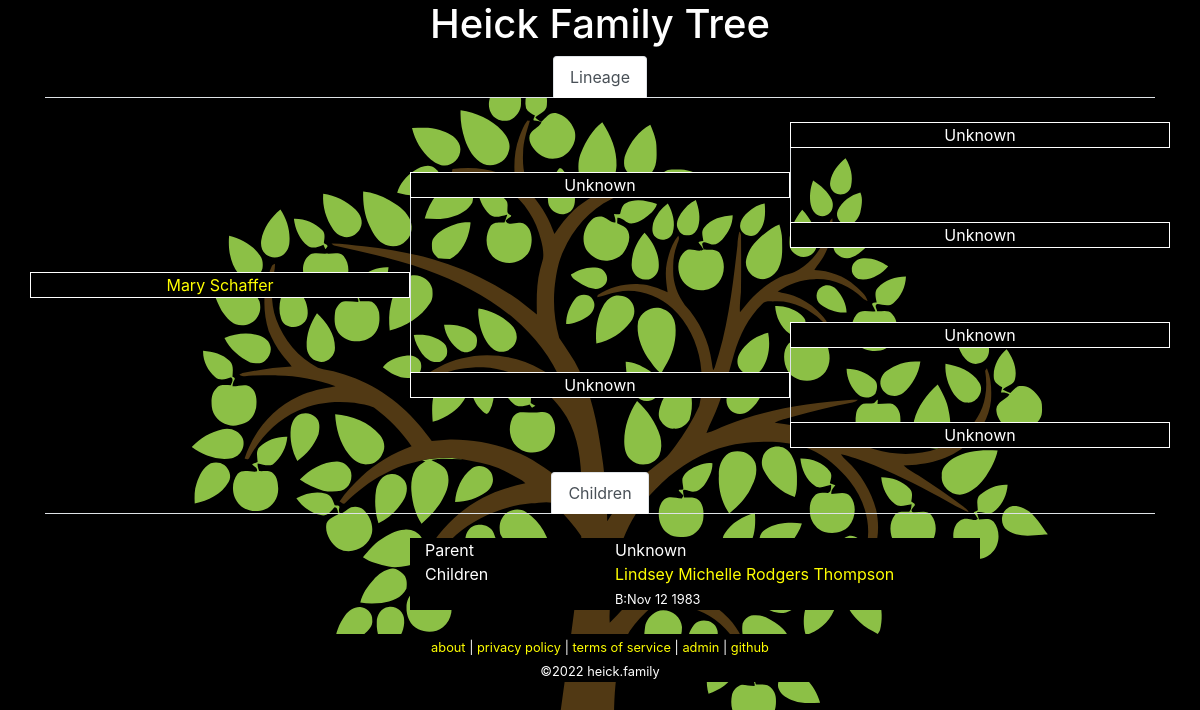
The app's page /tree.php?id=47 with its own data.
### tables this page shows
CREATE TABLE `family` (
  `id` int(10) unsigned NOT NULL AUTO_INCREMENT COMMENT 'primary key',
  `name` char(200) NOT NULL,
  `parent-bio-x` int(10) unsigned NOT NULL DEFAULT 0 COMMENT 'mother xx',
  `parent-bio-y` int(10) unsigned NOT NULL DEFAULT 0 COMMENT 'father xy',
  `parent-adopt-x` int(10) unsigned NOT NULL DEFAULT 0,
  `parent-adopt-y` int(10) unsigned NOT NULL DEFAULT 0,
  `partner` int(10) unsigned NOT NULL DEFAULT 0,
  `dob` char(10) NOT NULL DEFAULT '0000-00-00' COMMENT 'date of birth ymd',
  `dod` char(10) NOT NULL DEFAULT '0000-00-00' COMMENT 'date of death ymd',
  `lastupdated` datetime NOT NULL DEFAULT current_timestamp() ON UPDATE current_timestamp(),
  PRIMARY KEY (`id`)
);

### lib/Family.php (called while the page is built, shortened)
<?php
class Family
{
	private static $link = null;
	public static function getPerson($id = 0)
	{
		if ($id == 0)
		{
			return [];
		}
		$query = 'SELECT * FROM `family` WHERE `id`=' . self::_escape($id) . ' LIMIT 1';
		$result = self::_query($query);
		while ($row = mysqli_fetch_assoc($result)) {
			return $row;
		}
		return [];
	}
	public static function getParents($id = 0)
	{
		$person = self::getPerson($id);
		$parent_bio_x = isset($person['parent-bio-x']) ? $person['parent-bio-x'] : 0;
		$parent_bio_y = isset($person['parent-bio-y']) ? $person['parent-bio-y'] : 0;
		$parent_adopt_a = isset($person['parent-adopt-x']) ? $person['parent-adopt-x'] : 0;
		$parent_adopt_b = isset($person['parent-adopt-y']) ? $person['parent-adopt-y'] : 0;
		$data = [
			'bio-x' => self::getPerson($parent_bio_x),
			'bio-y' => self::getPerson($parent_bio_y),
			'adopt-x' => self::getPerson($parent_adopt_a),
			'adopt-y' => self::getPerson($parent_adopt_b),
		];
		return $data;
	}
	public static function getPartner($id = 0)
	{
		$person = self::getPerson($id);
		$partner = isset($person['partner']) ? $person['partner'] : 0;
		if ($partner == 0)
		{
			return [];
		}
		return self::getPerson($partner);
	}
	public static function getChildren($id = 0)
	{
		$data = [];
		$query = 'SELECT * FROM `family` WHERE (`parent-bio-x`=' . self::_escape($id) . ' OR `parent-bio-y`=' . self::_escape($id) . ')';
		$result = self::_query($query);
		while ($row = mysqli_fetch_assoc($result))
		{
			$child = $row['id'];
			if ($row['parent-bio-x'] == $id)
			{
				$partner = $row['parent-bio-y'];
			}
			else
			{
				$partner = $row['parent-bio-x'];
			}
			if (!isset($data[$partner]))
			{
				$data[$partner] = [];
			}
			$data[$partner][] = $child;
		}
		return $data;
	}
	public static function getLineage($id = 0)
	{
		$lineage = [
			'partner' => ['id' => 0, 'name' => 'unknown' ],
			'parent-bio-x' => ['id' => 0, 'name' => 'unknown' ],
			'parent-bio-y' => ['id' => 0, 'name' => 'unknown' ],
			'parent-adopt-x' => ['id' => 0, 'name' => 'unknown' ],
			'parent-adopt-y' => ['id' => 0, 'name' => 'unknown' ],
			'parent-x-parent-bio-x' => ['id' => 0, 'name' => 'unknown' ],
			'parent-x-parent-bio-y' => ['id' => 0, 'name' => 'unknown' ],
			'parent-y-parent-bio-x' => ['id' => 0, 'name' => 'unknown' ],
			'parent-y-parent-bio-y' => ['id' => 0, 'name' => 'unknown' ],
		];
		$partner = self::getPartner($id);
		$lineage['partner']['id'] = isset($partner['id']) ? $partner['id'] : 0;
		$lineage['partner']['name'] = self::formatName(self::getPerson($lineage['partner']['id']));
		$parents = self::getParents($id);
		$lineage['parent-bio-x']['id'] = isset($parents['bio-x']['id']) ? $parents['bio-x']['id'] : 0;
		$lineage['parent-bio-x']['name'] = self::formatName(self::getPerson($lineage['parent-bio-x']['id']));
		$lineage['parent-bio-y']['id'] = isset($parents['bio-y']['id']) ? $parents['bio-y']['id'] : 0;
		$lineage['parent-bio-y']['name'] = self::formatName(self::getPerson($lineage['parent-bio-y']['id']));
		$lineage['parent-adopt-x']['id'] = isset($parents['adopt-x']['id']) ? $parents['adopt-x']['id'] : 0;
		$lineage['parent-adopt-x']['name'] = self::formatName(self::getPerson($lineage['parent-adopt-x']['id']));
		$lineage['parent-adopt-y']['id'] = isset($parents['adopt-y']['id']) ? $parents['adopt-y']['id'] : 0;
		$lineage['parent-adopt-y']['name'] = self::formatName(self::getPerson($lineage['parent-adopt-y']['id']));
		$parents = self::getParents($lineage['parent-bio-x']['id']);
		$lineage['parent-x-parent-bio-x']['id'] = isset($parents['bio-x']['id']) ? $parents['bio-x']['id'] : 0;
		$lineage['parent-x-parent-bio-x']['name'] = self::formatName(self::getPerson($lineage['parent-x-parent-bio-x']['id']));
		$lineage['parent-x-parent-bio-y']['id'] = isset($parents['bio-y']['id']) ? $parents['bio-y']['id'] : 0;
		$lineage['parent-x-parent-bio-y']['name'] = self::formatName(self::getPerson($lineage['parent-x-parent-bio-y']['id']));
		$parents = self::getParents($lineage['parent-bio-y']['id']);
		$lineage['parent-y-parent-bio-x']['id'] = isset($parents['bio-x']['id']) ? $parents['bio-x']['id'] : 0;
		$lineage['parent-y-parent-bio-x']['name'] = self::formatName(self::getPerson($lineage['parent-y-parent-bio-x']['id']));
		$lineage['parent-y-parent-bio-y']['id'] = isset($parents['bio-y']['id']) ? $parents['bio-y']['id'] : 0;
		$lineage['parent-y-parent-bio-y']['name'] = self::formatName(self::getPerson($lineage['parent-y-parent-bio-y']['id']));
		return $lineage;
	}
	public static function formatName($id = [])
	{
		if (isset($id['name']))
		{
			return $id['name'];
		}
		return 'Unknown';
	}
	protected static function _query($query = null)
	{
		$result = mysqli_query(self::$link, $query);
		return $result;
	}
	protected static function _escape($string = "")
	{
		return mysqli_real_escape_string(self::$link, $string);
	}
	protected static function _connect()
	{
		if (!is_null(self::$link))
		{
			return;
		}
		$config = json_decode(file_get_contents('../conf/configuration.json'), true);
		$db = $config['database'];
		self::$link = mysqli_connect($db['hostname'], $db['username'], $db['password'], $db['database']);
		return;
	}
}

### www/tree.php (the view, shortened to what this page needs)
<?php
require_once('../lib/Family.php');
$id = isset($_GET['id']) ? intval($_GET['id']) : null;
$me = Family::getPerson($id);
$lineage = Family::getLineage($me['id']);
$lineage['me'] = [
	'id' => $me['id'],
	'name' => Family::formatName($me),
];
function showMember($fam, $extra = '')
{
	if ($fam['id'] == 0)
	{
		echo $fam['name'];
	}
	else
	{
		echo '<a href="?id=' . $fam['id'] . '">' . $fam['name'] . '</a>';
		$data = Family::getPerson($fam['id']);
		$subtext = '';
		if ($data['dob'] != '0000-00-00')
		{
			$subtext .= 'B:' . date("M j Y", strtotime($data['dob']));
		}
		if (strlen($subtext) > 0)
		{
			echo '<br />';
			echo '<span class="small">' . $subtext . '</span>';
		}
	}
}
?><!DOCTYPE html>
<html lang="en">
	<head>
		<link rel="stylesheet" href="https://cdn.jsdelivr.net/npm/bootstrap@4.6.0/dist/css/bootstrap.min.css">
		<link rel="stylesheet" href="/media/theme.css">
		<link rel="stylesheet" href="/media/tree.css">
	</head>
	<body>
		<div class="container">
<?php require_once("header.php"); ?>
			<div class="row">
				<div class="col">
					<ul class="nav nav-tabs justify-content-center">
						<li class="nav-item">
							<a class="nav-link active" id='tab-lineage' href="#">Lineage</a>
						</li>
					</ul>
				</div>
			</div>
			<div class="row">
				<div class="col-4">&nbsp;</div>
				<div class="col-4">&nbsp;</div>
				<div class="col-4">&nbsp;</div>
			</div>
			<div class="row">
				<div class="col-4">&nbsp;</div>
				<div class="col-4">&nbsp;</div>
				<div title="grandparent" class="col-4 text-center border-full background-black"><?php showMember($lineage['parent-y-parent-bio-y']); ?></div>
			</div>
			<div class="row">
				<div class="col-4">&nbsp;</div>
				<div class="col-4">&nbsp;</div>
				<div class="col-4 border-left">&nbsp;</div>
			</div>
			<div class="row">
				<div class="col-4">&nbsp;</div>
				<div title="parent" class="col-4 text-center border-full background-black"><?php
if ((($lineage['parent-bio-y']['id'] != 0) && ($lineage['parent-adopt-y']['id'] != 0)) || ($lineage['parent-adopt-y']['id'] != 0))
	if ($lineage['parent-bio-y']['id'] == 0)
	{
		showMember($lineage['parent-adopt-y'], '(adopted)');
	}
	else
	{
		showMember($lineage['parent-bio-y'], '(bio)');
		echo '<br />';
		showMember($lineage['parent-adopt-y'], '(adopted)');
	}
else {
	showMember($lineage['parent-bio-y']);
}
?></div>
				<div class="col-4 border-left">&nbsp;</div>
			</div>
			<div class="row">
				<div class="col-4">&nbsp;</div>
				<div class="col-4 border-left">&nbsp;</div>
				<div class="col-4 border-left">&nbsp;</div>
			</div>
			<div class="row">
				<div class="col-4">&nbsp;</div>
				<div class="col-4 border-left">&nbsp;</div>
				<div title="grandparent" class="col-4 text-center border-full background-black"><?php showMember($lineage['parent-y-parent-bio-x']); ?></div>
			</div>
			<div class="row">
				<div class="col-4">&nbsp;</div>
				<div class="col-4 border-left">&nbsp;</div>
				<div class="col-4">&nbsp;</div>
			</div>
			<div class="row">
				<div title="self" class="col-4 text-center border-full background-black"><?php showMember($lineage['me']); ?></div>
				<div class="col-4 border-left">&nbsp;</div>
				<div class="col-4">&nbsp;</div>
			</div>
			<div class="row">
				<div class="col-4">&nbsp;</div>
				<div class="col-4 border-left">&nbsp;</div>
				<div class="col-4">&nbsp;</div>
			</div>
			<div class="row">
				<div class="col-4">&nbsp;</div>
				<div class="col-4 border-left">&nbsp;</div>
				<div title="grandparent" class="col-4 text-center border-full background-black"><?php showMember($lineage['parent-x-parent-bio-y']); ?></div>
			</div>
			<div class="row">
				<div class="col-4">&nbsp;</div>
				<div class="col-4 border-left">&nbsp;</div>
				<div class="col-4 border-left">&nbsp;</div>
			</div>
			<div class="row">
				<div class="col-4">&nbsp;</div>
				<div title="parent" class="col-4 text-center border-full background-black"><?php
if ((($lineage['parent-bio-x']['id'] != 0) && ($lineage['parent-adopt-x']['id'] != 0)) || ($lineage['parent-adopt-x']['id'] != 0))
	if ($lineage['parent-bio-x']['id'] == 0)
	{
		showMember($lineage['parent-adopt-x'], '(adopted)');
	}
	else
	{
		showMember($lineage['parent-bio-x'], '(bio)');
		echo '<br />';
		showMember($lineage['parent-adopt-x'], '(adopted)');
	}
else {
	showMember($lineage['parent-bio-x']);
}
?></div>
				<div class="col-4 border-left">&nbsp;</div>
			</div>
			<div class="row">
				<div class="col-4">&nbsp;</div>
				<div class="col-4">&nbsp;</div>
				<div class="col-4 border-left">&nbsp;</div>
			</div>
			<div class="row">
				<?php
if ($lineage['partner']['id'] == 0)
{
	echo '<div class="col-4">&nbsp;</div>';
}
else
{
	echo '<div title="partner" class="col-4 text-center border-full background-black">';
	showMember($lineage['partner']);
	echo '</div>';
}
				?>
				<div class="col-4">&nbsp;</div>
				<div title="grandparent" class="col-4 text-center border-full background-black"><?php showMember($lineage['parent-x-parent-bio-x']); ?></div>
			</div>
			<div class="row">
				<div class="col-12">&nbsp;</div>
			</div>
<?php
$children = Family::getChildren($id);
if (count($children) > 0)
{
?>
			<ul class="nav nav-tabs justify-content-center">
				<li class="nav-item">
					<a class="nav-link active" id='tab-children' href="#">Children</a>
				</li>
			</ul>
			<div class="row">
				<div class="col-12">&nbsp;</div>
			</div>
<?php
foreach ($children as $parent => $childs)
{
	echo "\t\t\t" . '<div class="row">' . "\n";
	echo "\t\t\t\t" . '<div class="col-4">&nbsp;</div>' . "\n";
	echo "\t\t\t\t" . '<div class="col-2 background-black">Parent</div>' . "\n";
	echo "\t\t\t\t" . '<div class="col-4 background-black">';
	$parent_info = Family::getPerson($parent);
	if (isset($parent_info['id']))
	{
		showMember(['id' => $parent_info['id'], 'name' => Family::formatName($parent_info)]);
	}
	else
	{
		echo "Unknown";
	}
	echo '</div>' . "\n";
	echo "\t\t\t\t" . '<div class="col-2">&nbsp;</div>' . "\n";
	echo "\t\t\t" . '</div>' . "\n";
	echo "\t\t\t" . '<div class="row">' . "\n";
	echo "\t\t\t\t" . '<div class="col-4">&nbsp;</div>' . "\n";
	echo "\t\t\t\t" . '<div class="col-2 background-black">Children</div>' . "\n";
	echo "\t\t\t\t" . '<div class="col-4 background-black">';
	foreach ($childs as $c)
	{
		$child_info = Family::getPerson($c);
		showMember(['id' => $child_info['id'], 'name' => Family::formatName($child_info)]);
		echo '<br>';
	}
	echo '</div>' . "\n";
	echo "\t\t\t\t" . '<div class="col-2">&nbsp;</div>' . "\n";
	echo "\t\t\t" . '</div>' . "\n";
	echo "\t\t\t" . '<div class="row">' . "\n";
	echo "\t\t\t" . '<div class="col-12">&nbsp;</div>' . "\n";
	echo "\t\t\t" . '</div>' . "\n";
}
?>
<?php
}
?>
<?php require_once("footer.php"); ?>
		</div>
	</body>
</html>

### www/media/theme.css (style rules this page uses)
body, table, tr, td { background: black; color: white; }
a { color: yellow; background: black; }
body { background-image: url('/media/family-tree-fixed.svg'); background-size: cover; background-repeat: no-repeat; }
.background-black { background-color: black; }
div.col { background-color: black; }

### www/media/tree.css (style rules this page uses)
.border-full { border: 1px solid white; }
.border-left { border-left: 1px solid white; }
.background-black { background-color: black; }

### records on screen
family: name "Mary Schaffer"
family: name "Lindsey Michelle Rodgers Thompson", subtext "B:Nov 12 1983"

### other values on screen
$fam['name'] "Unknown Unknown Unknown Unknown Unknown Unknown"
